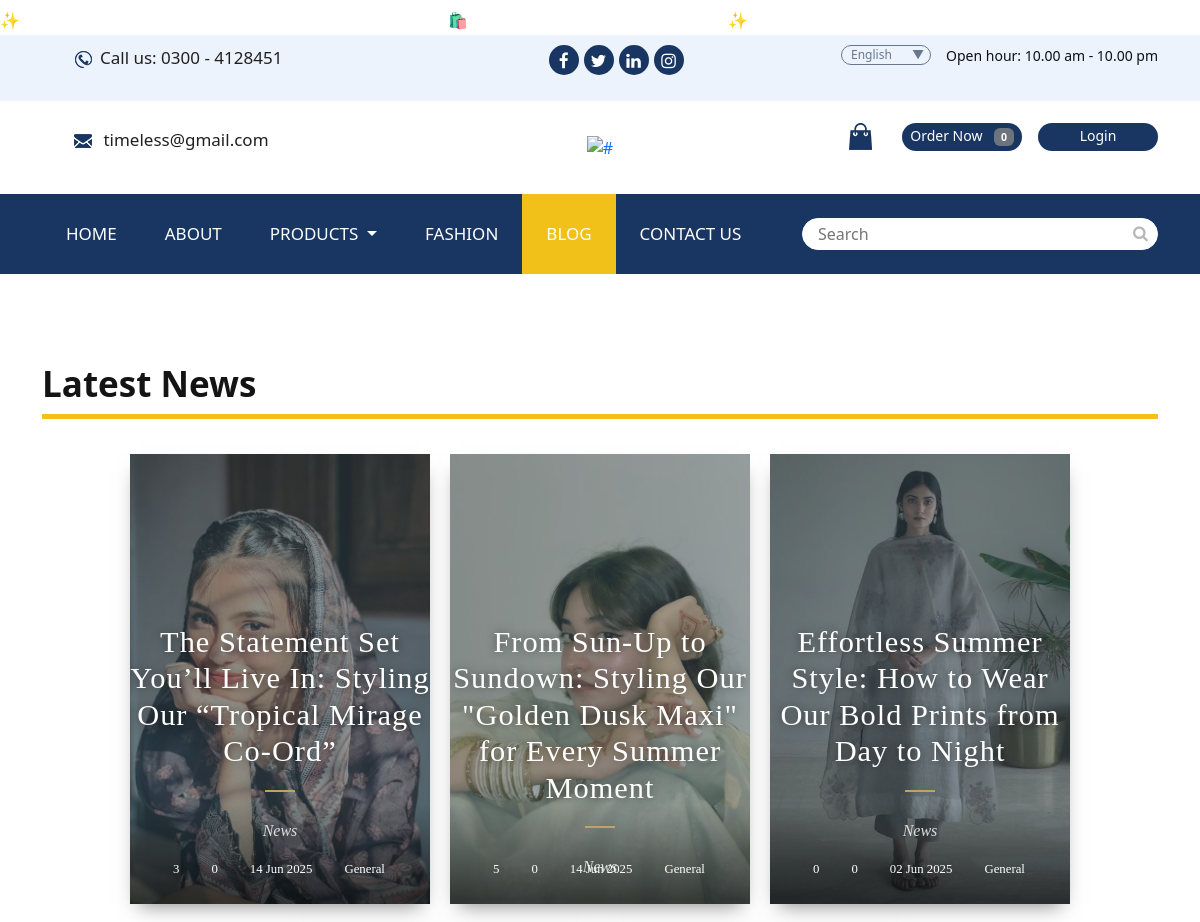
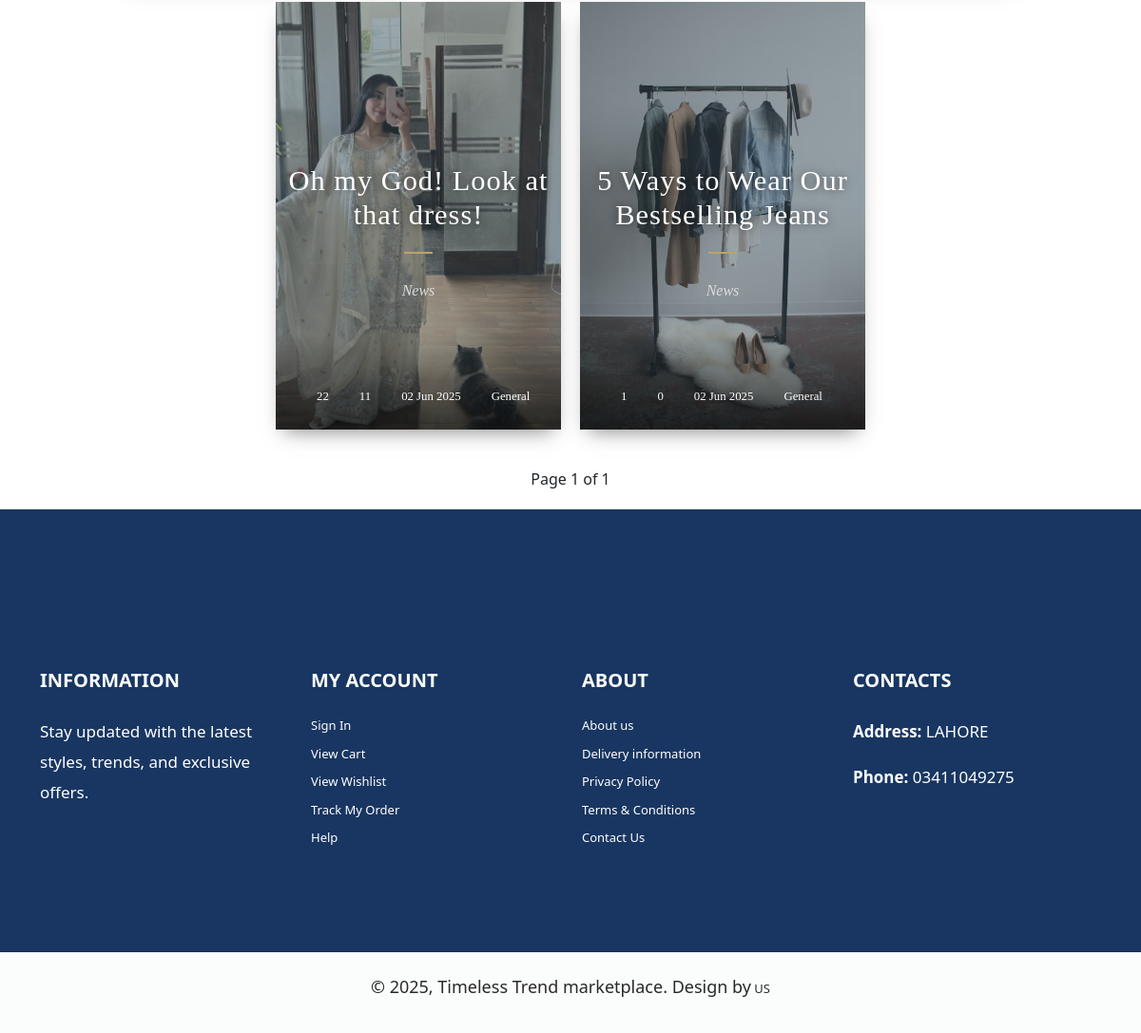
Page /news/ on the committed database (2 pictures, top to bottom).
### app/models.py (models this page shows, shortened)
class News(models.Model):
    title = models.CharField(max_length=200)
    slug = models.SlugField(max_length=200, unique=True, blank=True)
    image = models.ImageField(upload_to='news_images/')
    intro = models.TextField(blank=True)
    daytime_look = models.TextField(blank=True, null=True)
    evening_look = models.TextField(blank=True, null=True)
    content = models.TextField()
    published_date = models.DateField()
    likes = models.PositiveIntegerField(default=0)
    comments_count = models.PositiveIntegerField(default=0)
    related_products = models.ManyToManyField(Product, blank=True, related_name='news_articles')
    def get_absolute_url(self):
        return reverse('news_detail', kwargs={'slug': self.slug})

### commerce/views.py (the view)
# urls.py: path('news/', views.news_list, name='news_list'),
def news_list(request):
    news_items = News.objects.all().order_by('-published_date')
    paginator = Paginator(news_items, 6)  # Show 6 items per page
    page = request.GET.get('page')
    paged_news = paginator.get_page(page)
    return render(request, 'news/news_list.html', {'news_items': paged_news})

### templates/news/news_list.html (shortened to what this page needs)
{% extends 'master.html' %}
{% block body %}
<div class="news">
    <div class="container">
        <div class="row">
            <div class="col-md-12">
                <div class="titlepage">
                    <h2>Latest News</h2>
                </div>
            </div>
        </div>
    </div>
</div>
<div class="cards-container">
  {% for item in news_items %}
    <div class="blog-card" style="background-image: url('{{ item.image.url }}');">
      <div class="title-content">
        <h3><a href="{{ item.get_absolute_url }}">{{ item.title }}</a></h3>
        <div class="intro"><a href="#">News</a></div>
      </div>
      <div class="utility-info">
        <ul class="utility-list">
          <li><span class="licon icon-like"></span><a href="#">{{ item.likes }}</a></li>
          <li><span class="licon icon-com"></span><a href="#">{{ item.comments_count }}</a></li>
          <li><span class="licon icon-dat"></span>{{ item.published_date|date:"d M Y" }}</li>
          <li><span class="licon icon-tag"></span><a href="#">General</a></li>
        </ul>
      </div>
      <div class="gradient-overlay"></div>
      <div class="color-overlay"></div>
    </div>
  {% endfor %}
</div>
<div class="pagination">
  <span class="step-links">
    <span class="current">
      Page {{ news_items.number }} of {{ news_items.paginator.num_pages }}
    </span>
  </span>
</div>
{% endblock %}

### static/css/icomoon.css (style rules this page uses)
body { background: #fff; }

### rows in the picture
News: image (picture), title "The Statement Set You’ll Live In: Styling Our “Tropical Mirage Co-Ord”", likes "3", comments_count "0", published_date "14 Jun 2025"
News: image (picture), title "From Sun-Up to Sundown: Styling Our \"Golden Dusk Maxi\" for Every Summer Moment", likes "5", comments_count "0", published_date "14 Jun 2025"
News: image (picture), title "Effortless Summer Style: How to Wear Our Bold Prints from Day to Night", likes "0", comments_count "0", published_date "02 Jun 2025"
News: image (picture), title "Oh my God! Look at that dress!", likes "22", comments_count "11", published_date "02 Jun 2025"
News: image (picture), title "5 Ways to Wear Our Bestselling Jeans", likes "1", comments_count "0", published_date "02 Jun 2025"

### other values in the picture
{{ request.session.cart|length }} "0"
{{ news_items.number }} "1"
{{ news_items.paginator.num_pages }} "1"
